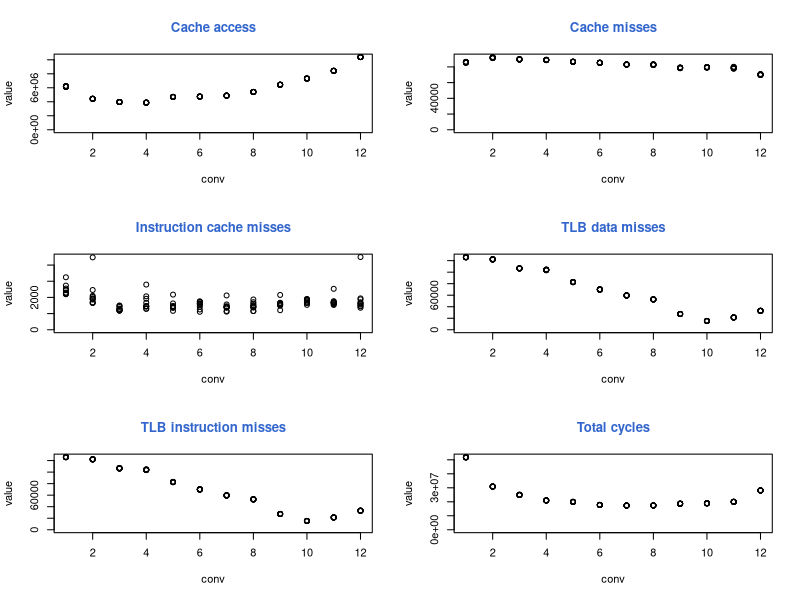

Write the R code that produced this figure.
dca <- read.table( "extracted_data/dca.dat", header = TRUE, sep = "\t")
dcm <- read.table( "extracted_data/dcm.dat", header = TRUE, sep = "\t")
icm <- read.table( "extracted_data/icm.dat", header = TRUE, sep = "\t")
tc <- read.table( "extracted_data/tc.dat", header = TRUE, sep = "\t")
tlb_dm <- read.table( "extracted_data/tlb_dm.dat", header = TRUE, sep = "\t")
tlb_im <- read.table( "extracted_data/tlb_im.dat", header = TRUE, sep = "\t")


par(mfrow=c(3,2))
plot(dca, ylim=c(0, max(dca)))
title("Cache access", col.main="#3366CC")
plot(dcm, ylim=c(0, max(dcm)))
title("Cache misses", col.main="#3366CC")
plot(icm, ylim=c(0, max(icm)))
title("Instruction cache misses", col.main="#3366CC")
plot(tlb_dm, ylim=c(0, max(tlb_dm)))
title("TLB data misses", col.main="#3366CC")
plot(tlb_im, ylim=c(0, max(tlb_im)))
title("TLB instruction misses", col.main="#3366CC")
plot(tc, ylim=c(0, max(tc)))
title("Total cycles", col.main="#3366CC")
